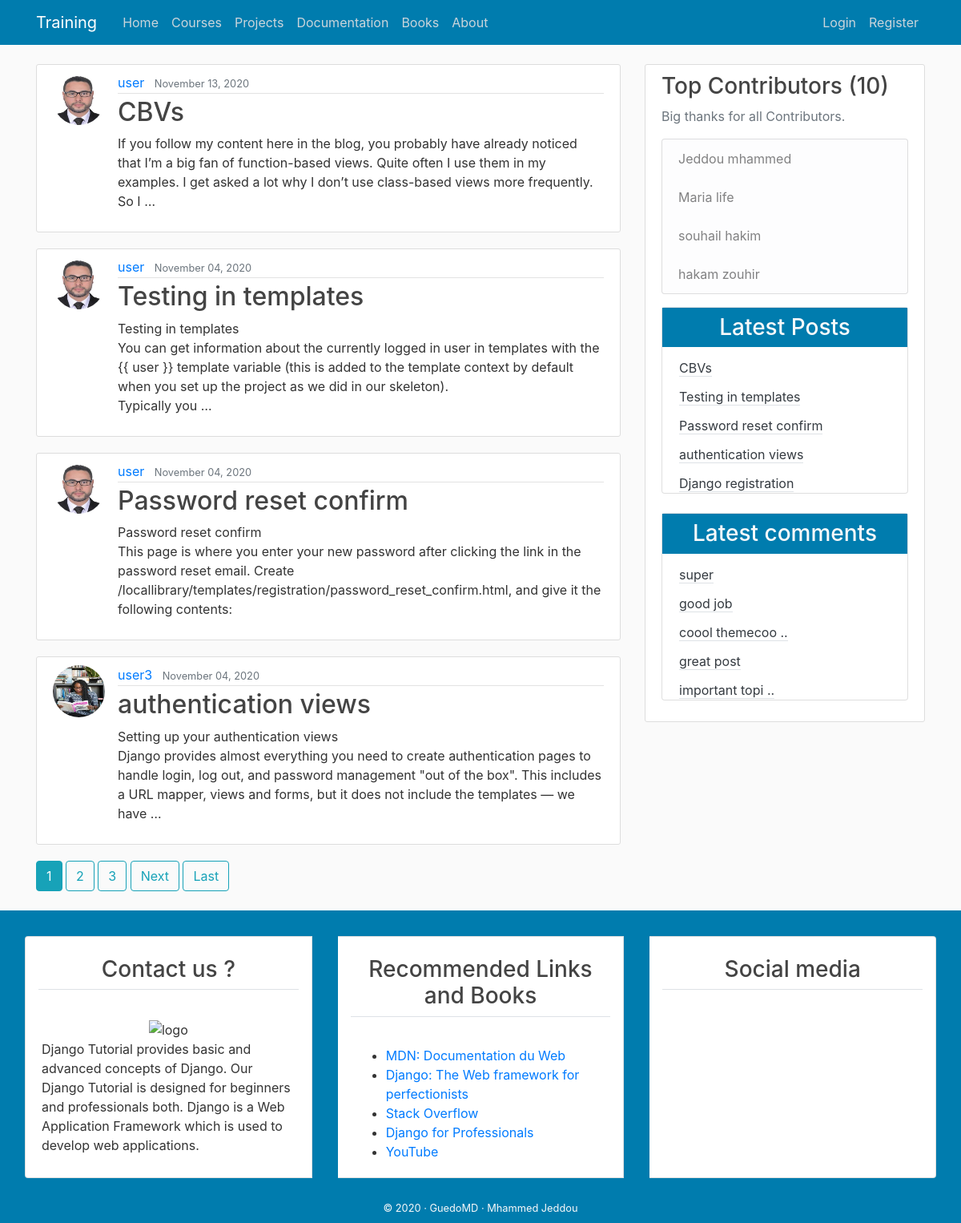
Before: / with the older database file.
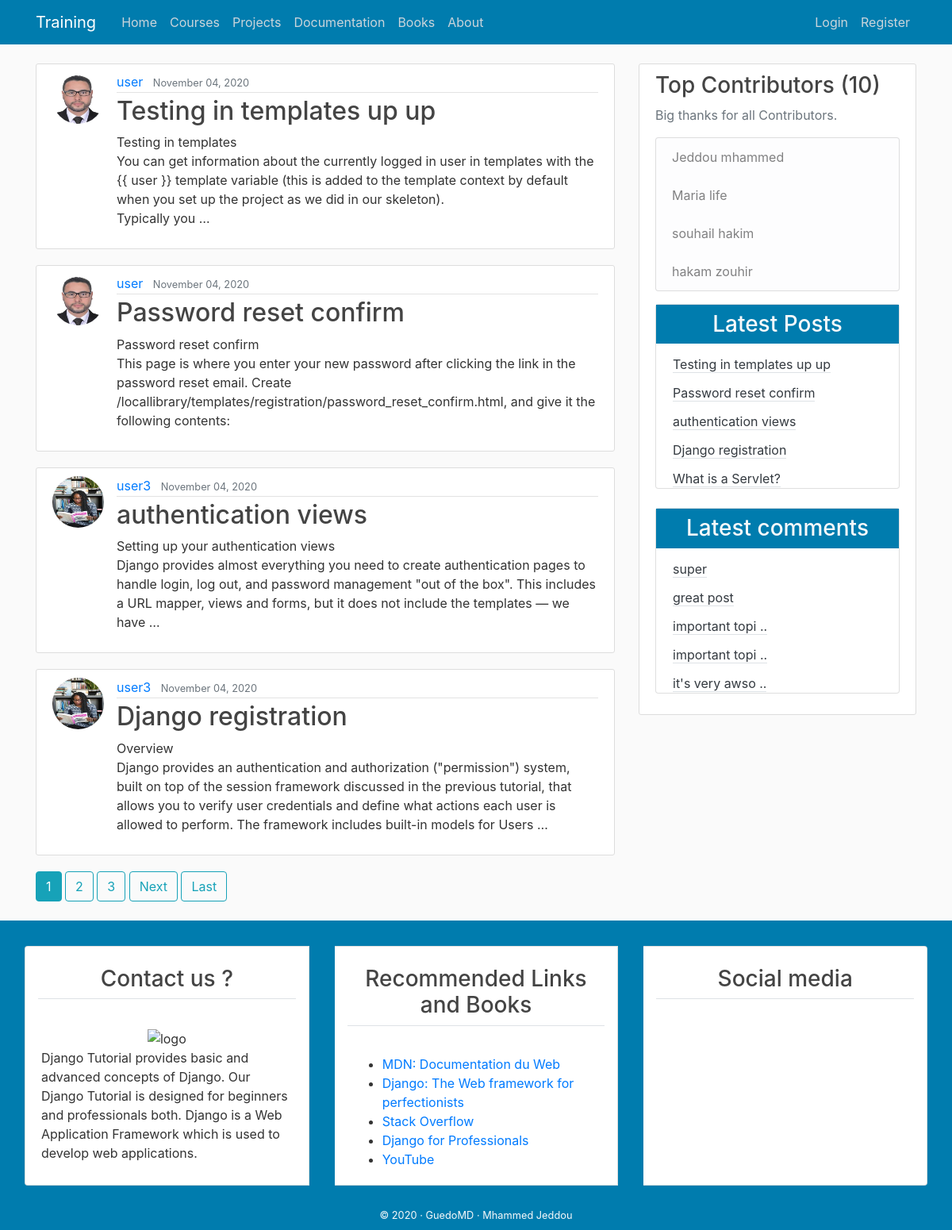
After: the same page with the newer database file.
### blog/models.py (models this page shows, shortened)
class Post(models.Model):
    title = models.CharField(max_length=100)
    content = models.TextField()
    date_posted = models.DateTimeField(default=timezone.now)
    author = models.ForeignKey(User, on_delete=models.CASCADE)
    class Meta :
        ordering = ('-date_posted',)

class Comment(models.Model):
    name = models.CharField(max_length=50 )
    email = models.EmailField()
    body = models.TextField(verbose_name='Comment')
    comment_date = models.DateTimeField(auto_now_add=True)
    active = models.BooleanField(default=False)
    post = models.ForeignKey(Post, related_name='comments', on_delete=models.CASCADE)
    class Meta :
        ordering = ('-comment_date',)

### users/models.py (models this page shows, shortened)
class Profile(models.Model):
    user = models.OneToOneField(User, on_delete=models.CASCADE)
    image = models.ImageField(default='default.jpg', upload_to='profile_pics')

### blog/views.py (the view)
# urls.py: path('', PostListView.as_view(), name='blog-home'),
class PostListView(ListView):
    model = Post
    template_name = 'blog/home.html'  # <app>/<model>_<viewtype>.html
    context_object_name = 'posts'
    ordering = ['-date_posted']
    paginate_by = 4

### blog/templatetags/post_tag.py (called while the page is built)
@register.inclusion_tag('blog/latest_posts.html')  #decorator
def latest_posts() : #simple python function
    context ={
        'l_posts' :Post.objects.all()[0:5]
    }
    return context

@register.inclusion_tag('blog/latest_comments.html')  #decorator
def latest_comments() : #simple python function
    context ={
        'l_comments' : Comment.objects.all()[0:5]
    }
    return context

### blog/templates/blog/home.html (shortened to what this page needs)
{% extends "blog/base.html" %}
{% block content %}
    {% for post in posts %}
        <article class="media content-section">
          <img class="rounded-circle article-img" src="{{ post.author.profile.image.url }}">
          <div class="media-body">
            <div class="article-metadata">
              <a class="mr-2" href="{% url 'user-posts' post.author.username %}">{{ post.author }}</a>
              <small class="text-muted">{{ post.date_posted|date:"F d, Y" }}</small>
            </div>
            <h2><a class="article-title" href="{% url 'post-detail' post.id %}">{{ post.title }}</a></h2>
            <p class="article-content">{{post.content |safe|truncatewords_html:45}}</p>
          </div>
        </article>
    {% endfor %}
    {% if is_paginated %}
      {% for num in page_obj.paginator.page_range %}
        {% if page_obj.number == num %}
          <a class="btn btn-info mb-4" href="?page={{ num }}">{{ num }}</a>
        {% elif num > page_obj.number|add:'-3' and num < page_obj.number|add:'3' %}
          <a class="btn btn-outline-info mb-4" href="?page={{ num }}">{{ num }}</a>
        {% endif %}
      {% endfor %}
      {% if page_obj.has_next %}
        <a class="btn btn-outline-info mb-4" href="?page={{ page_obj.next_page_number }}">Next</a>
        <a class="btn btn-outline-info mb-4" href="?page={{ page_obj.paginator.num_pages }}">Last</a>
      {% endif %}
    {% endif %}
{% endblock content %}

### blog/templates/blog/latest_posts.html
<ul class="list-group-flush latest-post">
    {% for post  in l_posts  %}
      <li class="list-group-item latest-post-item" >
           <a class="text-dark border-bottom " href="{% url 'post-detail' post.pk  %}"> {{post.title |safe|truncatewords_html:5}} </a>
      </li>
    {% endfor %}
</ul>

### blog/templates/blog/latest_comments.html
<ul class="list-group-flush latest-comment">
    {% for comment  in l_comments  %}
      <li class="list-group-item latest-comment-item" >
           <a class="text-dark border-bottom" href="{% url 'post-detail' comment.post.pk  %}">
            {% if comment.body|length > 15 %}
            {{comment.body |slice:'14'}} ..
            {% else %}
            {{comment.body}}
            {% endif %}
          </a>
      </li>
      {% empty %}
      <li class="list-group-item latest-comment-item" >  No comments </li>
    {% endfor %}
</ul>

Changed rows visible on the page:
removed Post: author.profile.image (picture), author "user", date_posted "November 13, 2020", title "CBVs", content "If you follow my content here in the blog, you probably have already noticed that I’m a big fan of function-based views. Quite often I use them in my examples. I get asked a lot why I don’t use class-based views more frequently. So I …"
removed Comment: body "good job"
removed Comment: body "coool themecoo"
changed Post: title "Testing in templates" → "Testing in templates up up"
now on one of the page's lists (row unchanged): Post: author "user3", date_posted "November 04, 2020", title "Django registration", content "Overview Django provides an authentication and authorization (\"permission\") system, built on top of the session framework discussed in the previous tutorial, that allows you to verify user credentials and define what actions each user is allowed to perform. The framework includes built-in models for Users …"
now on this page (row unchanged): Post: title "What is a Servlet?", shown under "Latest Posts"
now on this page (row unchanged): Comment: body "important topi"
now on this page (row unchanged): Comment: body "it's very awso"
